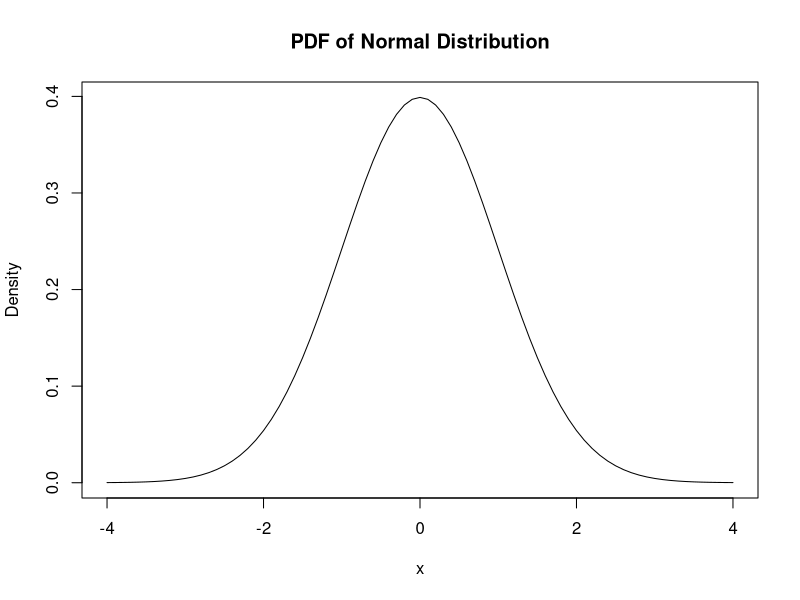
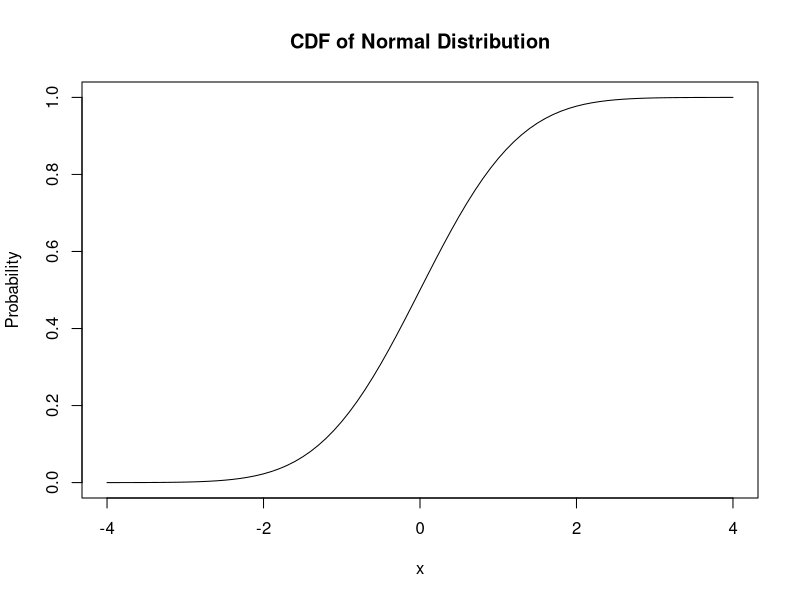
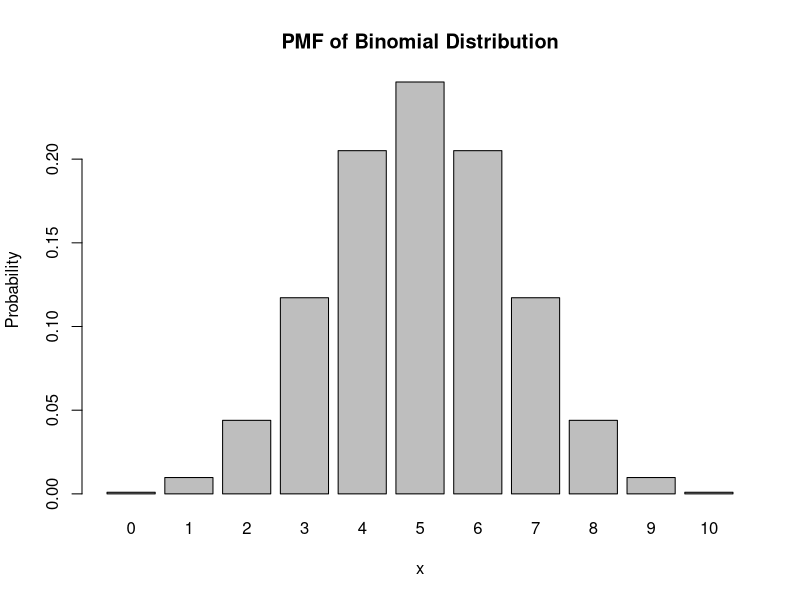
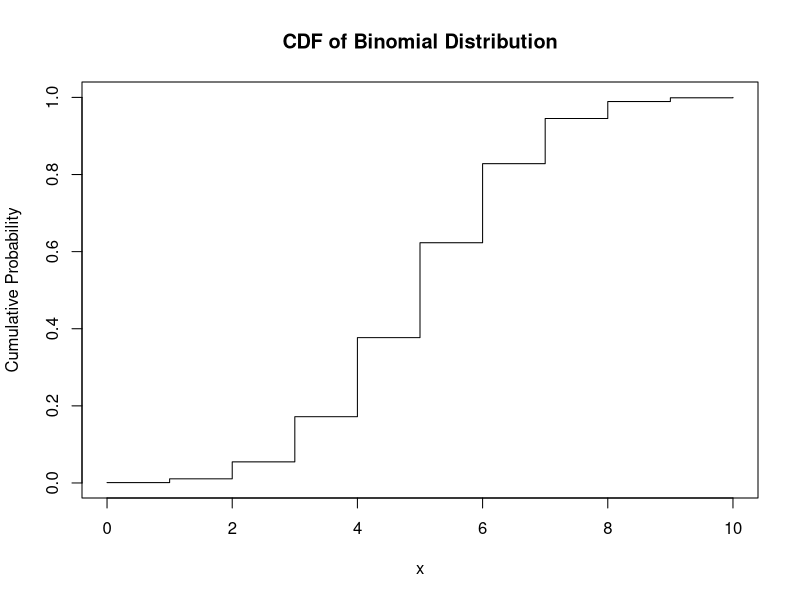
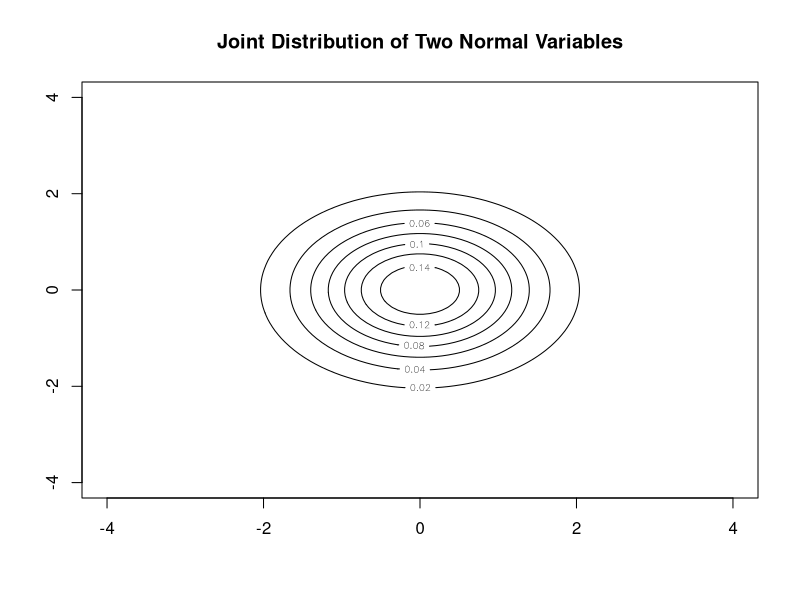

These charts were generated, in order, by the following R code:
x <- seq(-4, 4, by=0.1)
y <- dnorm(x, mean=0, sd=1)
plot(x, y, type='l', main='PDF of Normal Distribution', ylab='Density', xlab='x')

y_cdf <- pnorm(x, mean=0, sd=1)
plot(x, y_cdf, type='l', main='CDF of Normal Distribution', ylab='Probability', xlab='x')

qnorm(0.025, mean=0, sd=1)   # 2.5th percentile
qnorm(0.975, mean=0, sd=1)   # 97.5th percentile

x <- 0:10
y <- dbinom(x, size=10, prob=0.5)
barplot(y, names.arg=x, main="PMF of Binomial Distribution", ylab="Probability", xlab="x")

y_cdf <- pbinom(x, size=10, prob=0.5)
plot(x, y_cdf, type='s', main="CDF of Binomial Distribution", ylab="Cumulative Probability", xlab="x")

qbinom(0.25, size=10, prob=0.5)
qbinom(0.75, size=10, prob=0.5)

library(MASS)
x <- seq(-4, 4, length=100)
y <- seq(-4, 4, length=100)
z <- outer(x, y, function(x, y) dnorm(x)*dnorm(y))
contour(x, y, z, main="Joint Distribution of Two Normal Variables")
